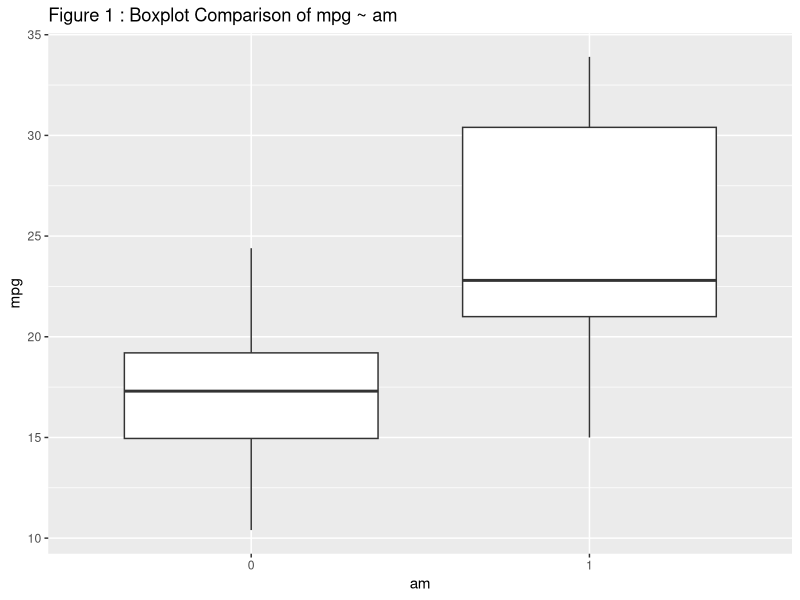
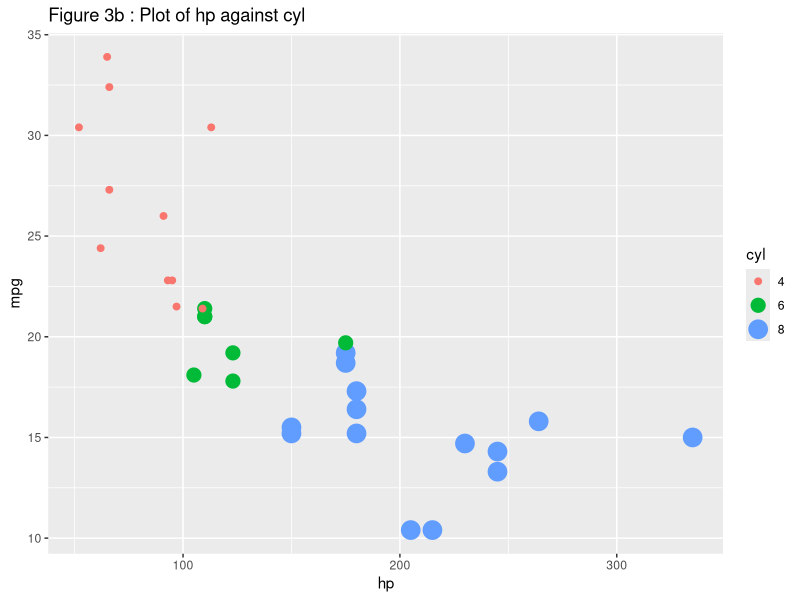
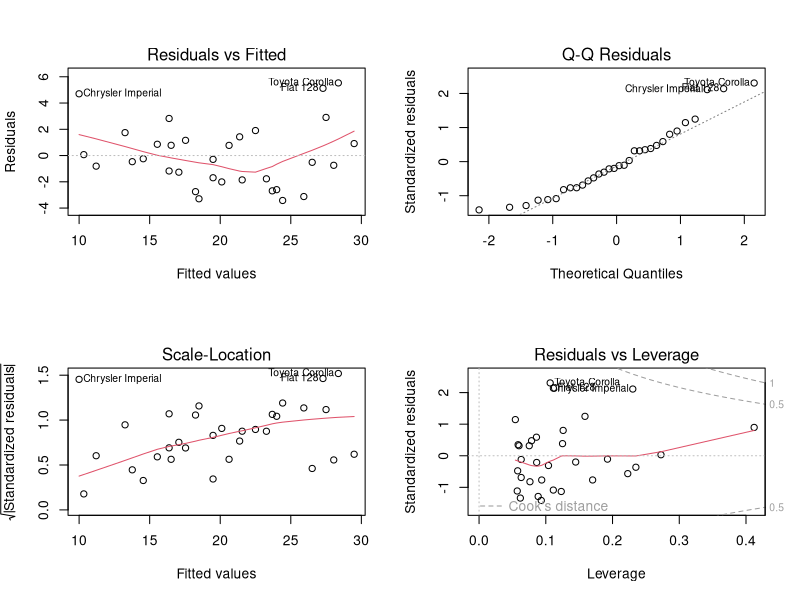

These figures' R source, in order:
## ---- chunk 1
library(ggplot2)
library(car)
library(gridExtra)

data(mtcars)
## ---- chunk 2
mtcars$cyl <- as.factor(mtcars$cyl)
mtcars$vs <- as.factor(mtcars$vs)
mtcars$am <- as.factor(mtcars$am)
mtcars$gear <- as.factor(mtcars$gear)
mtcars$carb <- as.factor(mtcars$carb)
## ---- chunk 3
#fit a model to plot diagnostics to identify influential observations
fit15a <- lm(mpg ~ am + hp + wt,mtcars)

## ---- chunk 4
#remove rows for high influence dfbetas, Chrysler Imperial, Fiat 128, Toyota Corolla and Lotus Europa
mtcars.filtered <- mtcars[c(-17,-18,-20),]
#fit the model from mtcars.filtered
fit16 <- lm(mpg ~ am + hp + wt,mtcars.filtered)
## ---- chunk 5
fit1 <- lm(mpg ~ am, mtcars)
summary(fit1)$coefficients
summary(fit1)$r.squared
confint(fit1)
## ---- chunk 6
#boxplot of am against mpg
g <- ggplot(data = mtcars,aes(x = am, y = mpg)) 
g <- g + geom_boxplot() + ggtitle("Figure 1 : Boxplot Comparison of mpg ~ am")
g
## ---- chunk 7
#build subset of nested models based on results of anova with fit1, fit2, fit3, fit4 and fit6
fit11 <- lm(mpg ~ am,mtcars)
fit12 <- update(fit11,mpg ~ am + cyl,mtcars)
fit13 <- update(fit12,mpg ~ am + cyl + disp,mtcars)
fit14 <- update(fit13,mpg ~ am + cyl + disp + hp,mtcars)
fit15 <- update(fit14,mpg ~ am + cyl + disp + hp + wt,mtcars)

#perform anova
anova(fit11,fit12,fit13,fit14,fit15)
## ---- chunk 8
summary(fit15)$coefficients
summary(fit15)$r.squared
## ---- chunk 9
g2 <- ggplot(mtcars,aes(x=hp,y=mpg,size=cyl,colour=cyl)) + geom_point()
g2 <- g2 + ggtitle("Figure 3b : Plot of hp against cyl")
g2
## ---- chunk 10
par(mfrow=c(2,2))
plot(fit15a)
par(mfrow=c(1,1))
## ---- chunk 11
summary(fit16)$coefficients
summary(fit16)$r.squared
## ---- chunk 12
confint(fit16)

## ---- chunk 13
summary(fit16)
